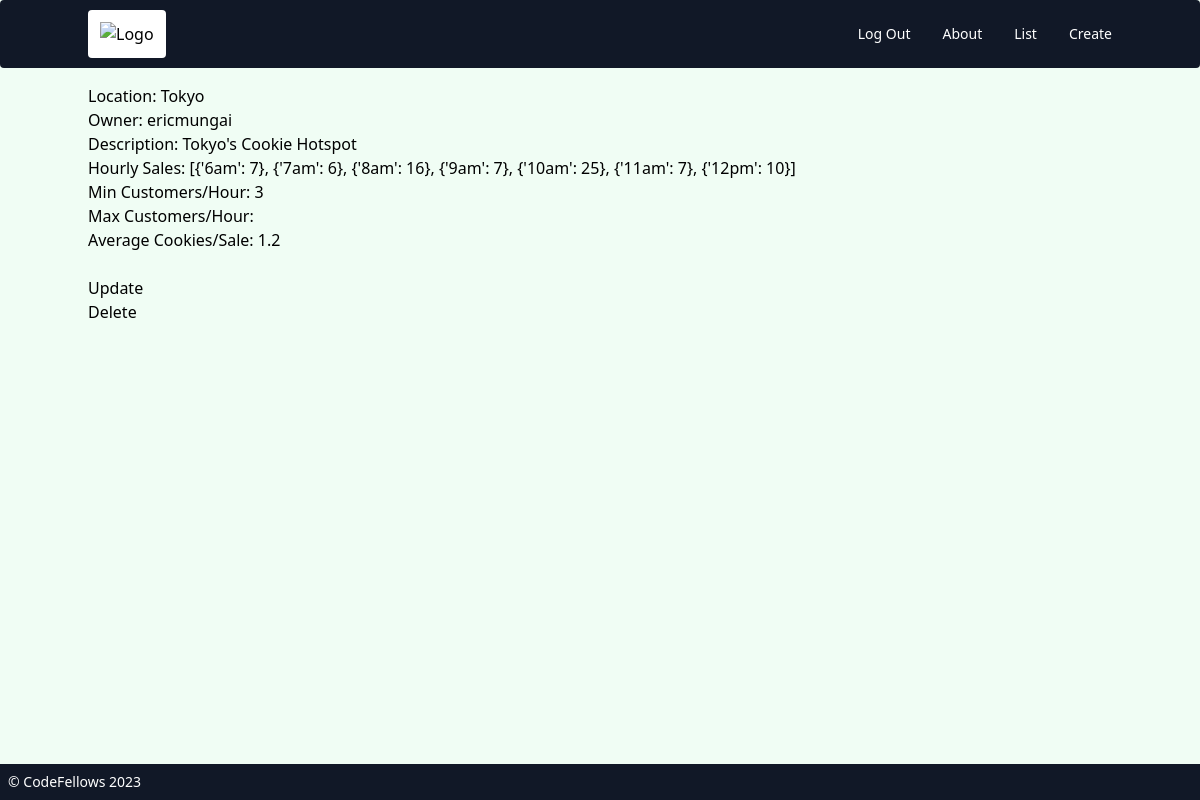
The app's page /cookie_stands/2/ (signed in) with its own data.
### cookie_stands/models.py (models this page shows, shortened)
class CookieStand(models.Model):
    location = models.CharField(max_length=256)
    owner = models.ForeignKey(
        get_user_model(), on_delete=models.CASCADE, null=True, blank=True
    )
    description = models.TextField(blank=True)
    hourly_sales = models.JSONField(default=list, null=True)
    minimum_customers_per_hour = models.IntegerField(default=0)
    maximum_customers_per_hour = models.IntegerField(default=0)
    average_cookies_per_sale = models.FloatField(default=0)

### accounts/models.py (models this page shows)
class CustomUser(AbstractUser):
    pass
    def __str__(self):
        return self.username

### cookie_stands/views_front.py (the view)
class CookieStandDetailView(LoginRequiredMixin, DetailView):
    template_name = "cookie_stands/cookie_stand_detail.html"
    model = CookieStand

### templates/cookie_stands/cookie_stand_detail.html
{% extends 'base.html' %}
{% block content %}
  <div>
    <h2>Location:  {{ object.location }}</h2>
    <p>Owner: {{ object.owner }}</p>
    <p>Description: {{ object.description }}</p>
    <p>Hourly Sales: {{ object.hourly_sales }}</p>
    <p>Min Customers/Hour: {{ object.minimum_customers_per_hour }}</p>
    <p>Max Customers/Hour: {{ object.maximum_customer_per_hour }}</p>
    <p>Average Cookies/Sale: {{ object.average_cookies_per_sale }}</p>
  </div>
  <br>
  <div>
    <p><a href="{% url 'cookie_stand_update' object.pk %}">Update</a></p>
    <p><a href="{% url 'cookie_stand_delete' object.pk %}">Delete</a></p>
  </div>
{% endblock content %}

### records on screen
CookieStand: location "Tokyo", owner "ericmungai", description "Tokyo's Cookie Hotspot", hourly_sales "[{'6am': 7}, {'7am': 6}, {'8am': 16}, {'9am': 7}, {'10am': 25}, {'11am': 7}, {'12pm': 10}]", minimum_customers_per_hour "3", average_cookies_per_sale "1.2"
